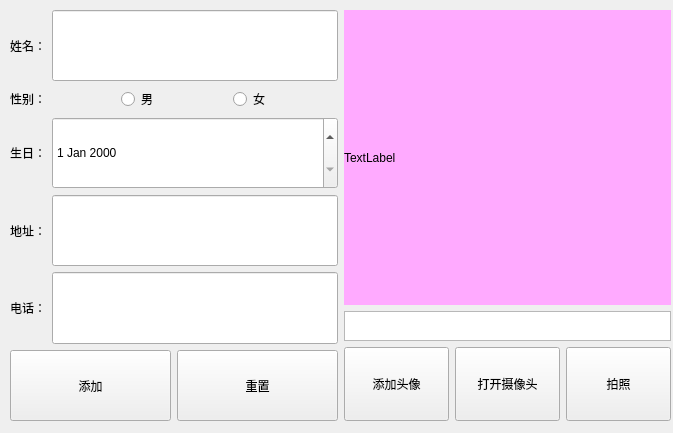
<?xml version="1.0" encoding="UTF-8"?>
<ui version="4.0">
 <class>RegisterWin</class>
 <widget class="QWidget" name="RegisterWin">
  <property name="geometry">
   <rect>
    <x>0</x>
    <y>0</y>
    <width>673</width>
    <height>433</height>
   </rect>
  </property>
  <property name="windowTitle">
   <string>Form</string>
  </property>
  <widget class="QWidget" name="">
   <property name="geometry">
    <rect>
     <x>10</x>
     <y>10</y>
     <width>661</width>
     <height>411</height>
    </rect>
   </property>
   <layout class="QHBoxLayout" name="horizontalLayout_8">
    <item>
     <layout class="QVBoxLayout" name="verticalLayout">
      <item>
       <layout class="QHBoxLayout" name="horizontalLayout">
        <item>
         <widget class="QLabel" name="label">
          <property name="styleSheet">
           <string notr="true">font: 16pt &quot;Arial&quot;;</string>
          </property>
          <property name="text">
           <string>姓名：</string>
          </property>
         </widget>
        </item>
        <item>
         <widget class="QLineEdit" name="lineEdit">
          <property name="sizePolicy">
           <sizepolicy hsizetype="Expanding" vsizetype="Expanding">
            <horstretch>0</horstretch>
            <verstretch>0</verstretch>
           </sizepolicy>
          </property>
         </widget>
        </item>
       </layout>
      </item>
      <item>
       <layout class="QHBoxLayout" name="horizontalLayout_2">
        <item>
         <widget class="QLabel" name="label_2">
          <property name="styleSheet">
           <string notr="true">font: 16pt &quot;Arial&quot;;</string>
          </property>
          <property name="text">
           <string>性别：</string>
          </property>
         </widget>
        </item>
        <item>
         <widget class="QRadioButton" name="radioButton">
          <property name="text">
           <string>男</string>
          </property>
         </widget>
        </item>
        <item>
         <widget class="QRadioButton" name="radioButton_2">
          <property name="text">
           <string>女</string>
          </property>
         </widget>
        </item>
       </layout>
      </item>
      <item>
       <layout class="QHBoxLayout" name="horizontalLayout_3">
        <item>
         <widget class="QLabel" name="label_3">
          <property name="styleSheet">
           <string notr="true">font: 16pt &quot;Arial&quot;;</string>
          </property>
          <property name="text">
           <string>生日：</string>
          </property>
         </widget>
        </item>
        <item>
         <widget class="QDateEdit" name="dateEdit">
          <property name="sizePolicy">
           <sizepolicy hsizetype="Expanding" vsizetype="Expanding">
            <horstretch>0</horstretch>
            <verstretch>0</verstretch>
           </sizepolicy>
          </property>
          <property name="styleSheet">
           <string notr="true">font: 16pt &quot;Arial&quot;;</string>
          </property>
         </widget>
        </item>
       </layout>
      </item>
      <item>
       <layout class="QHBoxLayout" name="horizontalLayout_4">
        <item>
         <widget class="QLabel" name="label_4">
          <property name="styleSheet">
           <string notr="true">font: 16pt &quot;Arial&quot;;</string>
          </property>
          <property name="text">
           <string>地址：</string>
          </property>
         </widget>
        </item>
        <item>
         <widget class="QLineEdit" name="lineEdit_4">
          <property name="sizePolicy">
           <sizepolicy hsizetype="Expanding" vsizetype="Expanding">
            <horstretch>0</horstretch>
            <verstretch>0</verstretch>
           </sizepolicy>
          </property>
         </widget>
        </item>
       </layout>
      </item>
      <item>
       <layout class="QHBoxLayout" name="horizontalLayout_5">
        <item>
         <widget class="QLabel" name="label_5">
          <property name="styleSheet">
           <string notr="true">font: 16pt &quot;Arial&quot;;</string>
          </property>
          <property name="text">
           <string>电话：</string>
          </property>
         </widget>
        </item>
        <item>
         <widget class="QLineEdit" name="lineEdit_5">
          <property name="sizePolicy">
           <sizepolicy hsizetype="Expanding" vsizetype="Expanding">
            <horstretch>0</horstretch>
            <verstretch>0</verstretch>
           </sizepolicy>
          </property>
         </widget>
        </item>
       </layout>
      </item>
      <item>
       <layout class="QHBoxLayout" name="horizontalLayout_6">
        <item>
         <widget class="QPushButton" name="pushButton">
          <property name="sizePolicy">
           <sizepolicy hsizetype="Minimum" vsizetype="Expanding">
            <horstretch>0</horstretch>
            <verstretch>0</verstretch>
           </sizepolicy>
          </property>
          <property name="text">
           <string>添加</string>
          </property>
         </widget>
        </item>
        <item>
         <widget class="QPushButton" name="pushButton_2">
          <property name="sizePolicy">
           <sizepolicy hsizetype="Minimum" vsizetype="Expanding">
            <horstretch>0</horstretch>
            <verstretch>0</verstretch>
           </sizepolicy>
          </property>
          <property name="text">
           <string>重置</string>
          </property>
         </widget>
        </item>
       </layout>
      </item>
     </layout>
    </item>
    <item>
     <layout class="QVBoxLayout" name="verticalLayout_2" stretch="8,1,2">
      <item>
       <widget class="QLabel" name="label_6">
        <property name="sizePolicy">
         <sizepolicy hsizetype="Preferred" vsizetype="Expanding">
          <horstretch>0</horstretch>
          <verstretch>0</verstretch>
         </sizepolicy>
        </property>
        <property name="styleSheet">
         <string notr="true">background-color: rgb(255, 170, 255);</string>
        </property>
        <property name="text">
         <string>TextLabel</string>
        </property>
       </widget>
      </item>
      <item>
       <widget class="QTextEdit" name="textEdit">
        <property name="sizePolicy">
         <sizepolicy hsizetype="Expanding" vsizetype="Expanding">
          <horstretch>0</horstretch>
          <verstretch>0</verstretch>
         </sizepolicy>
        </property>
        <property name="maximumSize">
         <size>
          <width>16777215</width>
          <height>30</height>
         </size>
        </property>
       </widget>
      </item>
      <item>
       <layout class="QHBoxLayout" name="horizontalLayout_7">
        <item>
         <widget class="QPushButton" name="pushButton_3">
          <property name="sizePolicy">
           <sizepolicy hsizetype="Minimum" vsizetype="Expanding">
            <horstretch>0</horstretch>
            <verstretch>0</verstretch>
           </sizepolicy>
          </property>
          <property name="text">
           <string>添加头像</string>
          </property>
         </widget>
        </item>
        <item>
         <widget class="QPushButton" name="pushButton_4">
          <property name="sizePolicy">
           <sizepolicy hsizetype="Minimum" vsizetype="Expanding">
            <horstretch>0</horstretch>
            <verstretch>0</verstretch>
           </sizepolicy>
          </property>
          <property name="text">
           <string>打开摄像头</string>
          </property>
         </widget>
        </item>
        <item>
         <widget class="QPushButton" name="pushButton_5">
          <property name="sizePolicy">
           <sizepolicy hsizetype="Minimum" vsizetype="Expanding">
            <horstretch>0</horstretch>
            <verstretch>0</verstretch>
           </sizepolicy>
          </property>
          <property name="text">
           <string>拍照</string>
          </property>
         </widget>
        </item>
       </layout>
      </item>
     </layout>
    </item>
   </layout>
  </widget>
 </widget>
 <resources/>
 <connections/>
</ui>
